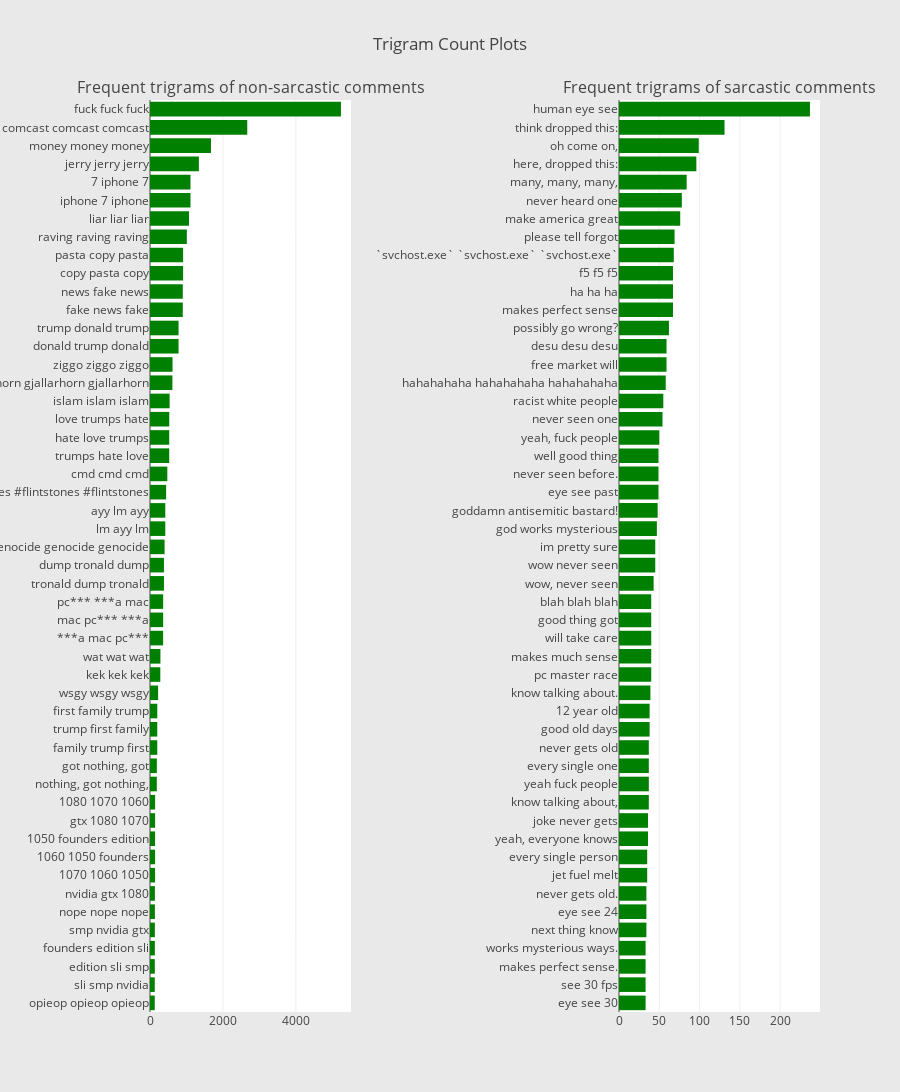

Notebook code for this chart:
### Code cell
# Creating two subplots
fig = tools.make_subplots(rows=1, cols=2, vertical_spacing=0.04, horizontal_spacing=0.4,
                          subplot_titles=["Frequent trigrams of non-sarcastic comments", 
                                          "Frequent trigrams of sarcastic comments"])
fig.append_trace(trace0, 1, 1)
fig.append_trace(trace1, 1, 2)
fig['layout'].update(height=1200, width=900, paper_bgcolor='rgb(233,233,233)', title="Trigram Count Plots")
fig['layout'].margin.l=150
py.iplot(fig, filename='word-plots')

### Figure 1 — Plotly figure (JSON) as saved in the notebook; plotly's stock layout.template omitted (floating-point values rounded to 4 significant figures)
{"data": [{"marker": {"color": "green"}, "orientation": "h", "showlegend": false, "type": "bar", "uid": "50166d6f-bccc-4059-8298-3ebdc680adbf", "x": [130, 131, 132, 133, 133, 134, 134, 139, 139, 139, 140, 140, 187, 188, 199, 199, 200, 222, 283, 286, 360, 361, 361, 383, 383, 400, 419, 419, 442, 475, 527, 527, 528, 538, 614, 618, 783, 783, 899, 899, 908, 908, 1010, 1069, 1110, 1110, 1340, 1672, 2667, 5236], "xaxis": "x", "y": ["opieop opieop opieop", "sli smp nvidia", "edition sli smp", "founders edition sli", "smp nvidia gtx", "nope nope nope", "nvidia gtx 1080", "1070 1060 1050", "1060 1050 founders", "1050 founders edition", "gtx 1080 1070", "1080 1070 1060", "nothing, got nothing,", "got nothing, got", "family trump first", "trump first family", "first family trump", "wsgy wsgy wsgy", "kek kek kek", "wat wat wat", "***a mac pc***", "mac pc*** ***a", "pc*** ***a mac", "tronald dump tronald", "dump tronald dump", "genocide genocide genocide", "lm ayy lm", "ayy lm ayy", "#flintstones #flintstones #flintstones", "cmd cmd cmd", "trumps hate love", "hate love trumps", "love trumps hate", "islam islam islam", "gjallarhorn gjallarhorn gjallarhorn", "ziggo ziggo ziggo", "donald trump donald", "trump donald trump", "fake news fake", "news fake news", "copy pasta copy", "pasta copy pasta", "raving raving raving", "liar liar liar", "iphone 7 iphone", "7 iphone 7", "jerry jerry jerry", "money money money", "comcast comcast comcast", "fuck fuck fuck"], "yaxis": "y"}, {"marker": {"color": "green"}, "orientation": "h", "showlegend": false, "type": "bar", "uid": "7cd13167-e7f1-4e39-b8d7-df86ec0e2027", "x": [33, 33, 33, 33, 34, 34, 34, 35, 35, 36, 36, 37, 37, 37, 37, 38, 38, 39, 40, 40, 40, 40, 40, 43, 45, 45, 47, 48, 49, 49, 49, 50, 54, 55, 58, 59, 59, 62, 67, 67, 67, 68, 69, 76, 78, 84, 96, 99, 131, 237], "xaxis": "x2", "y": ["eye see 30", "see 30 fps", "makes perfect sense.", "works mysterious ways.", "next thing know", "eye see 24", "never gets old.", "jet fuel melt", "every single person", "yeah, everyone knows", "joke never gets", "know talking about,", "yeah fuck people", "every single one", "never gets old", "good old days", "12 year old", "know talking about.", "pc master race", "makes much sense", "will take care", "good thing got", "blah blah blah", "wow, never seen", "wow never seen", "im pretty sure", "god works mysterious", "goddamn antisemitic bastard!", "eye see past", "never seen before.", "well good thing", "yeah, fuck people", "never seen one", "racist white people", "hahahahaha hahahahaha hahahahaha", "free market will", "desu desu desu", "possibly go wrong?", "makes perfect sense", "ha ha ha", "f5 f5 f5", "`svchost.exe` `svchost.exe` `svchost.exe`", "please tell forgot", "make america great", "never heard one", "many, many, many,", "here, dropped this:", "oh come on,", "think dropped this:", "human eye see"], "yaxis": "y2"}], "layout": {"annotations": [{"font": {"size": 16}, "showarrow": false, "text": "Frequent trigrams of non-sarcastic comments", "x": 0.15, "xanchor": "center", "xref": "paper", "y": 1, "yanchor": "bottom", "yref": "paper"}, {"font": {"size": 16}, "showarrow": false, "text": "Frequent trigrams of sarcastic comments", "x": 0.85, "xanchor": "center", "xref": "paper", "y": 1, "yanchor": "bottom", "yref": "paper"}], "height": 1200, "margin": {"l": 150}, "paper_bgcolor": "rgb(233,233,233)", "title": {"text": "Trigram Count Plots"}, "width": 900, "xaxis": {"anchor": "y", "domain": [0, 0.3]}, "xaxis2": {"anchor": "y2", "domain": [0.7, 1]}, "yaxis": {"anchor": "x", "domain": [0, 1]}, "yaxis2": {"anchor": "x2", "domain": [0, 1]}}}
